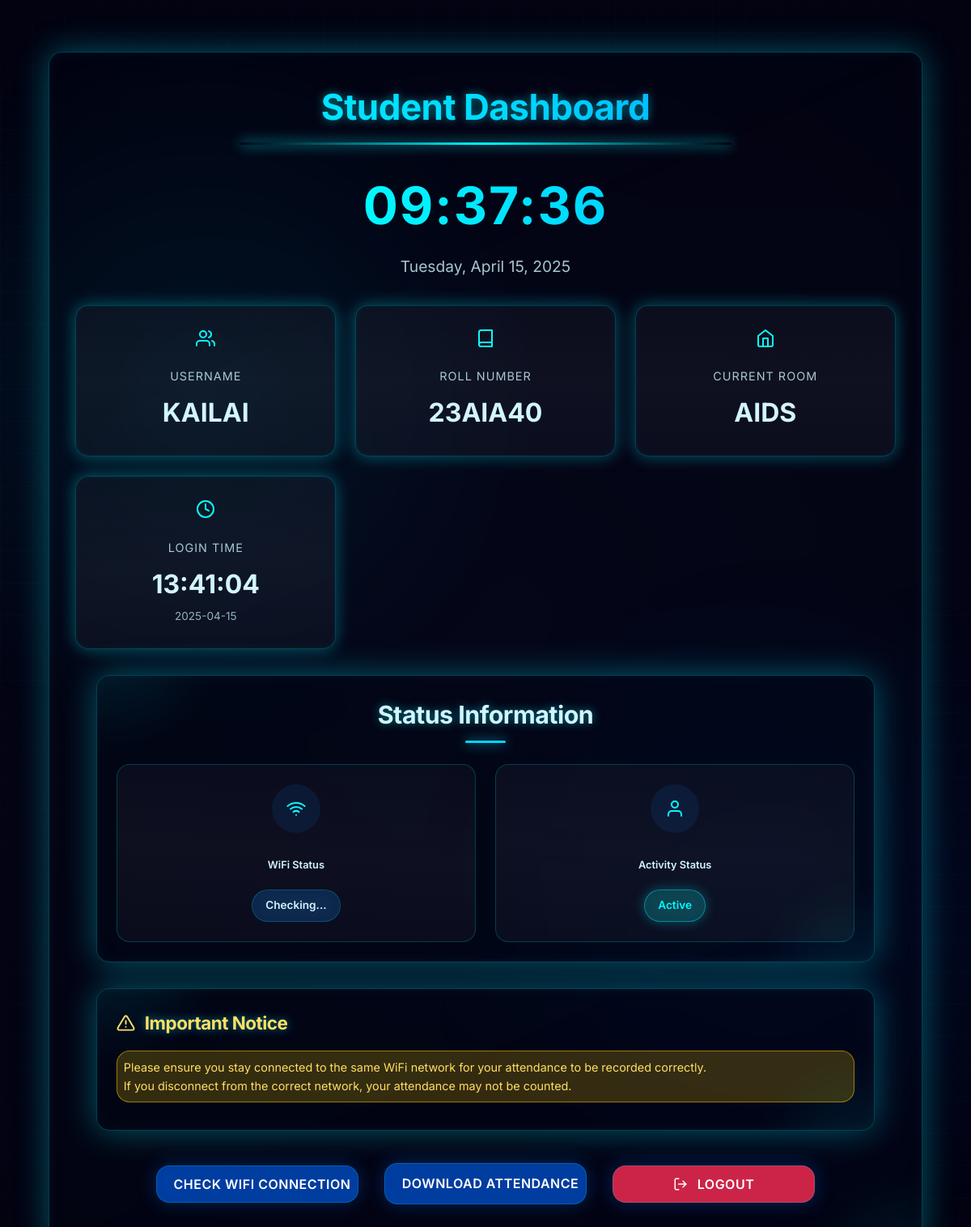
Before: /student_dashboard (signed in) with the older database file.
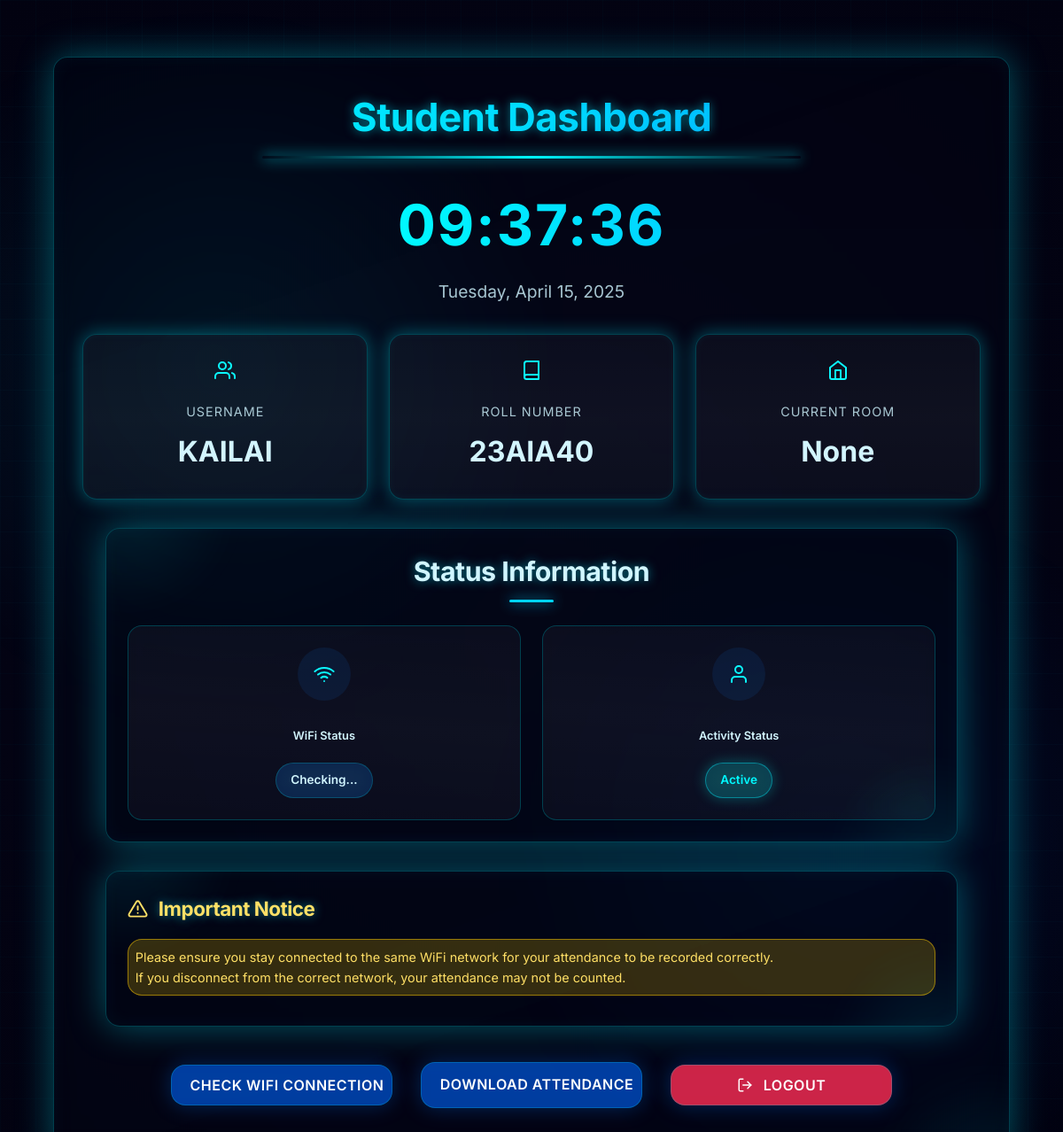
After: the same page with the newer database file.
### app.py (models this page shows)
class Student(db.Model):
    __bind_key__ = 'student_db'
    id = db.Column(db.Integer, primary_key=True)
    roll_number = db.Column(db.String(50), nullable=False, unique=True)
    username = db.Column(db.String(50), nullable=False)
    password = db.Column(db.String(100), nullable=False)
    current_room = db.Column(db.String(50))  # Store current room code
    current_bssid = db.Column(db.String(100))  # Store student's current BSSID
    face_image_path = db.Column(db.String(200))  # Path to stored face image
    is_logged_in = db.Column(db.Boolean, default=False)
    login_time = db.Column(db.DateTime)
    last_active_time = db.Column(db.DateTime)
    is_active = db.Column(db.Boolean, default=True)

### app.py (the view)
@app.route('/student_dashboard')
def student_dashboard():
    if 'student_id' not in session:
        flash("Please login first")
        return redirect(url_for('login_student'))
    student_id = session.get('student_id')
    student = Student.query.get(student_id)
    return render_template('student_dashboard.html', student=student)

### templates/student_dashboard.html (shortened to what this page needs)
<!DOCTYPE html>
<html lang="en">
<head>
    <link rel="stylesheet" type="text/css" href="{{ url_for('static', filename='app.css') }}">
</head>
<body>
    <div class="container main-container glass-highlight">
        <h1>Student Dashboard</h1>
        <div class="time-display">
            <div id="current-time" class="digital-clock neon-pulse">00:00:00</div>
            <div id="current-date" class="date-display">Loading date...</div>
        </div>
        <div class="stats-panel">
            <div class="stat-card glass-highlight">
                <div class="stat-icon">
                </div>
                <div class="stat-title">Username</div>
                <div class="count">{{ student.username }}</div>
            </div>
            <div class="stat-card glass-highlight">
                <div class="stat-icon">
                    <svg xmlns="http://www.w3.org/2000/svg" width="24" height="24" viewBox="0 0 24 24" fill="none" stroke="currentColor" stroke-width="2" stroke-linecap="round" stroke-linejoin="round"><path d="M4 19.5A2.5 2.5 0 0 1 6.5 17H20"></path><path d="M6.5 2H20v20H6.5A2.5 2.5 0 0 1 4 19.5v-15A2.5 2.5 0 0 1 6.5 2z"></path></svg>
                </div>
                <div class="stat-title">Roll Number</div>
                <div class="count">{{ student.roll_number }}</div>
            </div>
            <div class="stat-card glass-highlight">
                <div class="stat-icon">
                    <svg xmlns="http://www.w3.org/2000/svg" width="24" height="24" viewBox="0 0 24 24" fill="none" stroke="currentColor" stroke-width="2" stroke-linecap="round" stroke-linejoin="round"><path d="M3 9l9-7 9 7v11a2 2 0 0 1-2 2H5a2 2 0 0 1-2-2z"></path><polyline points="9 22 9 12 15 12 15 22"></polyline></svg>
                </div>
                <div class="stat-title">Current Room</div>
                <div class="count">{{ student.current_room }}</div>
            </div>
            {% if student.login_time %}
            <div class="stat-card glass-highlight">
                <div class="stat-icon">
                    <svg xmlns="http://www.w3.org/2000/svg" width="24" height="24" viewBox="0 0 24 24" fill="none" stroke="currentColor" stroke-width="2" stroke-linecap="round" stroke-linejoin="round"><circle cx="12" cy="12" r="10"></circle><polyline points="12 6 12 12 16 14"></polyline></svg>
                </div>
                <div class="stat-title">Login Time</div>
                <div class="count">{{ student.login_time.strftime('%H:%M:%S') }}</div>
                <div class="sub-text">{{ student.login_time.strftime('%Y-%m-%d') }}</div>
            </div>
            {% endif %}
        </div>
        <div class="container status-container">
            <h2>Status Information</h2>
            <div class="status-cards">
                <div class="status-card glass-highlight">
                    <div id="wifi-icon" class="status-icon">
                    </div>
                    <div class="status-label">WiFi Status</div>
                    <div id="wifi-status" class="status-chip">Checking...</div>
                </div>
                <div class="status-card glass-highlight">
                    <div class="status-icon">
                        <svg xmlns="http://www.w3.org/2000/svg" width="24" height="24" viewBox="0 0 24 24" fill="none" stroke="currentColor" stroke-width="2" stroke-linecap="round" stroke-linejoin="round"><path d="M20 21v-2a4 4 0 0 0-4-4H8a4 4 0 0 0-4 4v2"></path><circle cx="12" cy="7" r="4"></circle></svg>
                    </div>
                    <div class="status-label">Activity Status</div>
                    <div id="active-status" data-active="{{ 'true' if student.is_active else 'false' }}" class="status-chip">
                        {{ "Active" if student.is_active else "Inactive" }}
                    </div>
                </div>
            </div>
        </div>
        <div class="container notice-container">
            <div class="notice-header">
                <h3>Important Notice</h3>
            </div>
            <div class="wifi-warning">
                <p>Please ensure you stay connected to the same WiFi network for your attendance to be recorded correctly.</p>
                <p>If you disconnect from the correct network, your attendance may not be counted.</p>
            </div>
        </div>
        <div class="button-group">
            <button onclick="checkWiFiStatus()" class="btn">
                Check WiFi Connection
            </button>
            <a href="/download_student_attendance" class="btn">
                Download Attendance
            </a>
            <button onclick="logout()" class="btn danger">
                Logout
            </button>
        </div>
    </div>
</body>
</html>

Changed rows visible on the page:
changed Student "KAILAI": current_room "AIDS" → "None"; login_time "13:41:04" → (not shown); login_time "2025-04-15" → (not shown)
Other visible differences:
text no longer shown: "LOGIN TIME"
